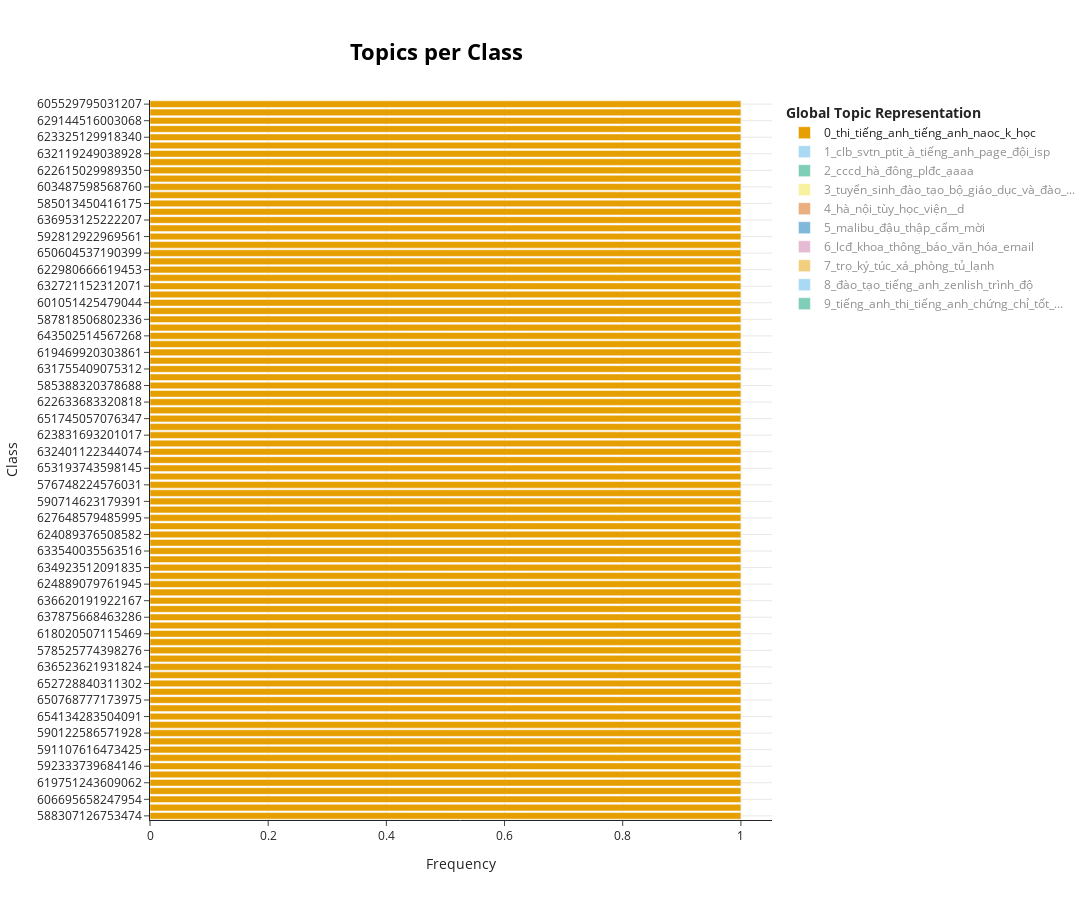

This figure's notebook cell:
### Code cell
classes = [i for i in papers["post_id"]]
classes = [str(i) for i in classes] # convert to string
topics_per_class = topic_model.topics_per_class(docs, classes=classes)
topic_model.visualize_topics_per_class(topics_per_class)
